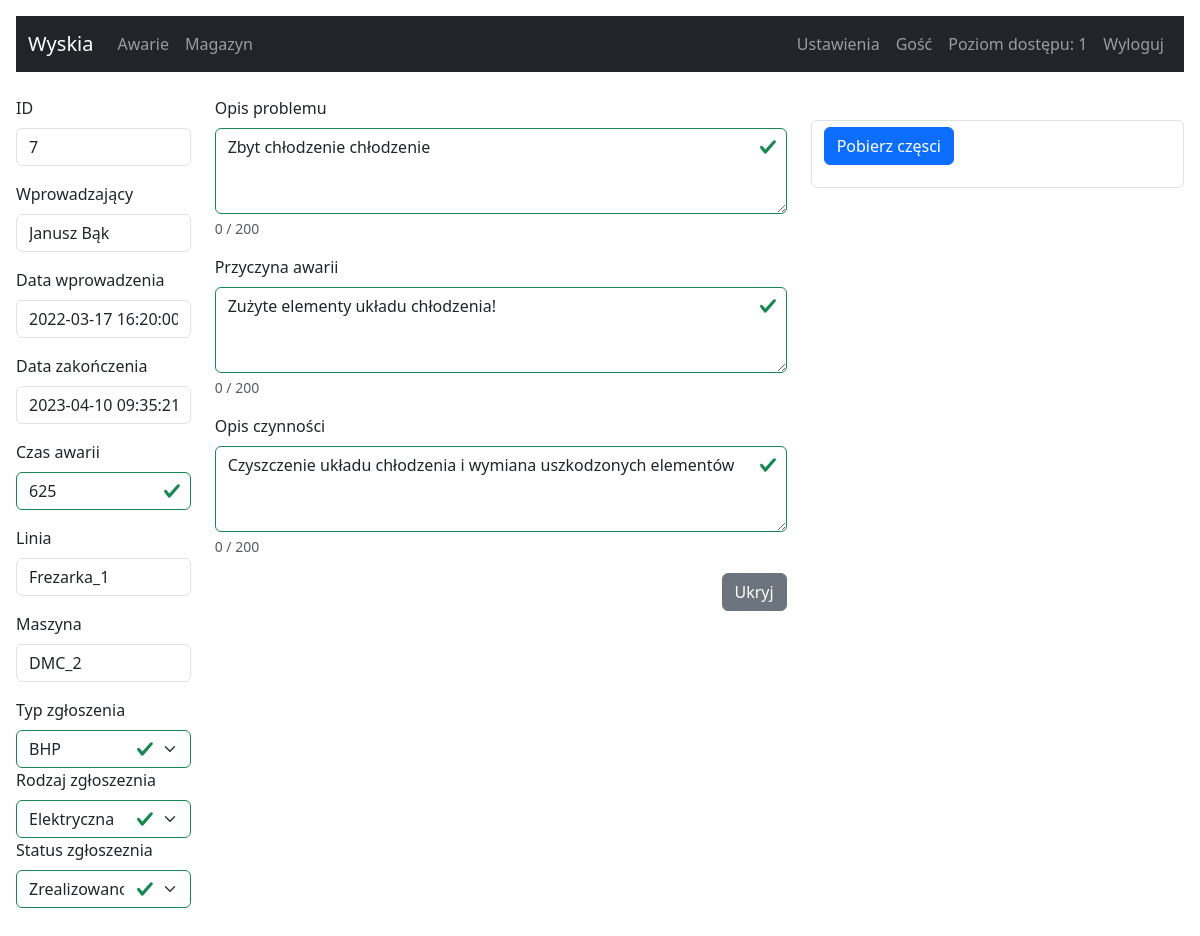
/management-failure?id=7 (signed in), run on the app's committed database.
### tables this page shows
CREATE TABLE users (
		id INTEGER NOT NULL, 
		login VARCHAR(140), 
		password VARCHAR(140),
		rank INTEGER, name TEXT,
		PRIMARY KEY (id)
	);

CREATE TABLE awarie (
	id INTEGER NOT NULL, 
	maszyna VARCHAR(140), 
	linia VARCHAR(140), 
	czas_start DATETIME, 
	czas_stop DATETIME, 
	operator VARCHAR(100), 
	mechanik VARCHAR(100), 
	zgloszenie VARCHAR(140), 
	opis TEXT, 
	typ INTEGER, 
	status INTEGER, 
	rodzaj INTEGER, 
	czas_trwania INTEGER, 
	requestor VARCHAR(100), 
	przyczyna VARCHAR(140), 
	zatw VARCHAR(100), 
	case_id TEXT, 
	PRIMARY KEY (id)
);

### app.py (the view, shortened to what this page needs)
@app.route('/management-failure', methods = ['POST', 'GET'])
@flask_login.login_required
def failures():
   rows_per_page = 30   # Ilość zgłoszeń na stronie
   id_db = request.args.get('id', default = '', type = int)
   action = request.args.get('action', default = '', type = str)
   nr_page = request.args.get('page', default = 1, type = int)
   search = request.args.get('search', default = '', type = str)
   if action == "save":
      rows = {}
      rows.clear()
      rows['update_id'] = request.args.get('update_id', default = '', type = str)
      rows['requestor'] = request.args.get('requestor', default = '', type = str)
      rows['czas_start'] = request.args.get('czas_start', default = '', type = str)
      rows['czas_stop'] = request.args.get('czas_stop', default = '', type = str)
      rows['czas_trwania'] = request.args.get('czas_trwania', default = '', type = str)
      rows['status'] = request.args.get('status', default = '', type = str)
      rows['przyczyna'] = request.args.get('przyczyna', default = '', type = str)
      rows['opis'] = request.args.get('opis', default = '', type = str)
      rows['linia'] = request.args.get('linia', default = '', type = str)
      rows['maszyna'] = request.args.get('maszyna', default = '', type = str)
      rows['rodzaj'] = request.args.get('rodzaj', default = '', type = str)
      rows['typ'] = request.args.get('typ', default = '', type = str)
      rows['zgloszenie'] = request.args.get('zgloszenie', default = '', type = str)
      rows['part_new'] = request.args.get('part_new', default = '', type = str)  # TODO JESZCZE nie dodano do bazy danych
      rows['part_reg'] = request.args.get('part_reg', default = '', type = str)  # TODO JESZCZE nie dodano do bazy danych
      print("part_new:", rows['part_new'], "part_reg:", rows['part_reg'])
      currentDateTime = datetime.datetime.now().strftime("%Y-%m-%d %H:%M:%S")
      query_update = f"UPDATE awarie SET requestor='{rows['requestor']}', czas_start='{rows['czas_start']}', czas_stop='{currentDateTime}', czas_trwania='{rows['czas_trwania']}', linia='{rows['linia']}', maszyna='{rows['maszyna']}', typ='{rows['typ']}', rodzaj='{rows['rodzaj']}', status='{rows['status']}', zgloszenie='{rows['zgloszenie']}', przyczyna='{rows['przyczyna']}', opis='{rows['opis']}' WHERE id='{rows['update_id']}'"
      sql_update(query_update)
      return redirect('/management-failure')
   elif id_db and action == 'delete':  #HACK and flask_login.current_user.rank >= 3
      query_delete = f"DELETE FROM awarie WHERE id='{id_db}'"
      sql_delete(query_delete)
      return render_template('delete.html')
   elif id_db and not action:
      query_select = f"SELECT * FROM awarie WHERE id LIKE '{id_db}'"
      row = sql_select(query_select)
      row_dict = delete_none(row)
      query_select = "SELECT * FROM warehouse ORDER BY nazwa DESC"
      rows = sql_select(query_select)
      return render_template('failures.html', row = row_dict, rows=rows)

### app.py (called while the page is built)
def get_db_connection():
   con = sql.connect('wsb.sqlite')
   con.row_factory = sql.Row
   return con

def sql_select(query_select):
   con = get_db_connection()
   cur = con.cursor()
   cur.execute(query_select)
   row = cur.fetchall()
   con.close()
   return row

def delete_none(row):
   row_dict = dict(row[0])
   for key, value in row_dict.items():
      if value is None:
         row_dict[key] = ""
   return row_dict

@login_manager.user_loader
def user_loader(login_email):
   if login_email not in users:
      return
   user = User()
   user.id = login_email
   user.rank = users[login_email]['rank']
   user.name = users[login_email]['name']
   return user

### templates/failures.html (shortened to what this page needs)
{% extends 'base.html' %}
{% block content %}
<form method="post">
  <div class="row align-items-start ">
    <div class="col-md-2 was-validated">
      <div class="mb-3">
        <label for="disabledTextInput" class="form-label">ID</label>
        <input type="text" name="update_id" id="update_id" class="form-control" value="{{ row['id'] }}" readonly>
      </div>
      <div class="mb-3">
        <label for="disabledTextInput" class="form-label">Wprowadzający</label>
        <input type="text" name="requestor" id="requestor" class="form-control" value="{{ row['requestor'] }}" readonly>
      </div>
      <div class="mb-3">
        <label for="disabledTextInput" class="form-label">Data wprowadzenia</label>
        <input type="text" name="czas_start" id="czas_start" class="form-control" value="{{ row['czas_start'] }}" readonly>
      </div>
      <div class="mb-3">
        <label for="disabledTextInput" class="form-label">Data zakończenia</label>
        <input type="text" name="czas_stop" id="czas_stop" class="form-control" value="{{ row['czas_stop'] }} " readonly>
      </div>
      <div class="mb-3">
        <label for="disabledTextInput" class="form-label">Czas awarii</label>
        <input type="text" name="czas_trwania" id="czas_trwania" class="form-control" maxlength="4" value="{{ row['czas_trwania'] }}"
          required>
      </div>
      <div class="mb-3">
        <label for="disabledTextInput" class="form-label">Linia</label>
        <input type="text" name="linia" id="linia" class="form-control" value="{{ row['linia'] }}" readonly>
      </div>
      <div class="mb-3">
        <label for="disabledTextInput" class="form-label">Maszyna</label>
        <input type="text" name="maszyna" id="maszyna" class="form-control" value="{{ row['maszyna'] }}" readonly>
      </div>
    {%if row['typ']!=5 %}
      <label for="disabledTextInput" class="form-label" >Typ zgłoszenia</label>
      <select class="form-select" name="typ" id="typ" >
        <option value="4" {%if row['typ']==4 %} selected {%endif%}>BHP</option>
      </select>
      {%else %}
      <label for="disabledTextInput" class="form-label" >Typ zgłoszenia</label>
      <select class="form-select" name="typ" id="typ"  readonly>
        <option value="5" >Przegląd techniczny</option>
      </select>
      {%endif%}
      <label for="disabledTextInput" class="form-label">Rodzaj zgłoszeznia</label>
      <select class="form-select" name="rodzaj" id="rodzaj" >
        <option value="2" {%if row['rodzaj']==2 %} selected {%endif%}>Elektryczna</option>
      </select>
      <label for="disabledTextInput" class="form-label">Status zgłoszeznia</label>
      <select class="form-select" name="status" id="status" >
        <option value="1" {%if row['status']==1 %} selected {%endif%}>Zrealizowano</option>
      </select>
    </div>
    <div class="col-md-6">
      <div class="mb-3 was-validated">
        <label class="form-label">Opis problemu</label>
        <textarea class="form-control" name="zgloszenie" id="zgloszenie" rows="3" maxlength="200"
          required>{{ row['zgloszenie'] }}</textarea>
        <div id="count_zgloszenie" class="form-text"></div>
      </div>
      <div class="mb-3 was-validated">
        <label class="form-label">Przyczyna awarii</label>
        <textarea class="form-control" name="przyczyna" id="przyczyna" rows="3" maxlength="200"
          required>{{ row['przyczyna'] }}</textarea>
        <div id="count_przyczyna" class="form-text"></div>
      </div>
      <div class="mb-3 was-validated">
        <label class="form-label">Opis czynności</label>
        <textarea class="form-control" name="opis" id="opis" rows="3" maxlength="200"
          required>{{ row['opis'] }}</textarea>
        <div id="count_opis" class="form-text"></div>
      </div>
      <div class="d-grid gap-2 d-md-flex justify-content-md-end">
        <a href="/management-failure" type="submit" class="btn btn-secondary" formnovalidate>Ukryj</a>
      </div>
    </div>
    <div class="col-md-4">
      <br>
      <div class="form-control">
      <div class="mb-3">
        <button type="button" class="btn btn-primary" data-bs-toggle="modal" data-bs-target="#takePart">Pobierz częsci</button>
        </div>
      </div>
    </div>
  </div>
</form>
<br>
{% endblock %}

### templates/navbar.html (shortened to what this page needs)
<nav class="navbar navbar-expand-lg navbar-dark bg-dark">
  <div class="container-fluid">
    <a class="navbar-brand" href="/">Wyskia</a>
    <div class="collapse navbar-collapse" id="navbarSupportedContent">
      <ul class="navbar-nav me-auto mb-2 mb-lg-0">
        <li class="nav-item">
          <a class="nav-link" href="/management-failure">Awarie</a>
        </li>
        <li class="nav-item">
          <a class="nav-link" href="/management-warehouse">Magazyn</a>
        </li>
      </ul>
      <ul class="navbar-nav me-right mb-2 mb-lg-0">
        <li class="nav-item">
          <a class="nav-link" href="/settings">Ustawienia</a>
        </li>
        <li class="nav-item">
          <a class="nav-link" disabled> {{ current_user.name }}</a>
        </li>
        <li class="nav-item">
          <a class="nav-link" disabled> Poziom dostępu: {{ current_user.rank }}</a>
        </li>
        <li class="nav-item">
          <a class="nav-link" href="/logout">Wyloguj</a>
        </li>
      </ul>
    </div>
  </div>
</nav>

### data on the page
users: name "Gość", rank "1"
awarie: update_id "7", requestor "Janusz Bąk", czas_start "2022-03-17 16:20:00", czas_stop "2023-04-10 09:35:21", czas_trwania "625", linia "Frezarka_1", maszyna "DMC_2", typ "BHP", rodzaj "Elektryczna", status "Zrealizowano", zgloszenie "Zbyt chłodzenie chłodzenie", przyczyna "Zużyte elementy układu chłodzenia!", opis "Czyszczenie układu chłodzenia i wymiana uszkodzonych elementów"
